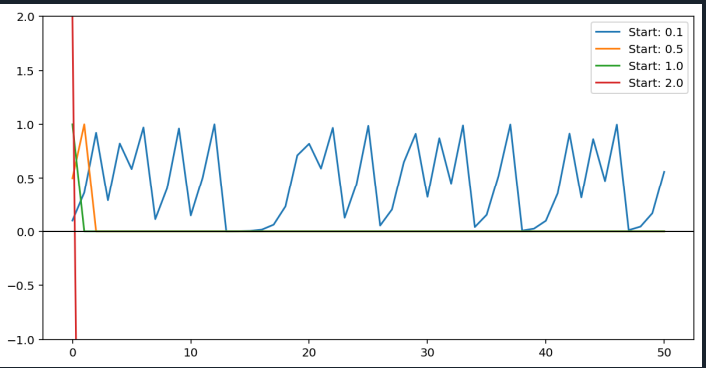

This figure's Python source:
#make a series of experiments in which the population number  starts from a) 0.1 b) 0.5 c)1.0 d) 2
#make a repeat in which you note the observations for r=4
import numpy as np
import matplotlib.pyplot as plt

r = 4
steps = 50
starts = [0.1, 0.5, 1.0, 2.0]

plt.figure(figsize=(10, 5))

for start in starts:
    values = [start]
    x = start
    for _ in range(steps):
        x = r * x * (1 - x)
        if abs(x) > 100: 
            x = np.nan
        values.append(x)
    
    plt.plot(values, label=f'Start: {start}')

plt.ylim(-1, 2) 
plt.axhline(0, color='black', lw=1)
plt.legend()
plt.show()
